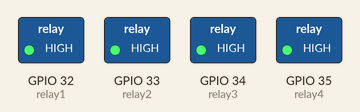
This sketch was run on a simulated ESP32. Shown: switched loads named in the sketch (green lamp = pin HIGH).

Above: at 0.1 s.
Timing chart, 0 to 1.6 s (numbered marks = the images above):
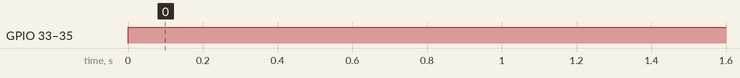

The sketch:

pumps_test.ino
```cpp
int relay1 = 32;
int relay2 = 33;
int relay3 = 34;
int relay4 = 35;

void setup() {
  // put your setup code here, to run once:
  pinMode(relay1, OUTPUT);
  pinMode(relay2, OUTPUT);
  pinMode(relay3, OUTPUT);
  pinMode(relay4, OUTPUT);
}

void loop() {
  // put your main code here, to run repeatedly:
  digitalWrite(relay1, HIGH);
  digitalWrite(relay2, HIGH);
  digitalWrite(relay3, HIGH);
  digitalWrite(relay4, HIGH);
}
```

Measured:
- by itself, GPIO 33 (relay2), GPIO 34 (relay3), GPIO 35 (relay4): LOW → HIGH at 0.00 s
